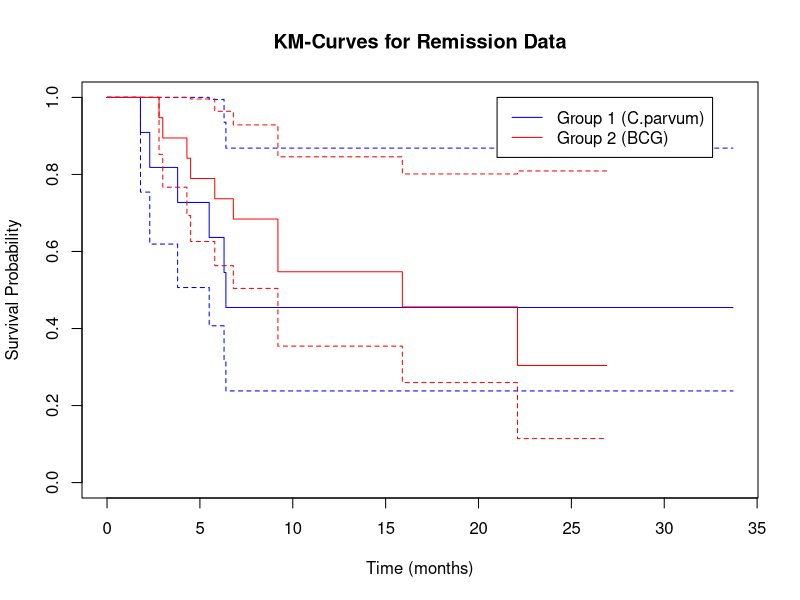

Write R code to recreate this figure. (Note: this script raises an error after producing the figure.)
rm(list=ls())
#logrank test
library(survival)

time1<-c(1.8,2.3,3.8,5.5,6.3,6.4,16.6,17.1,23.8,33.7,33.7)
status1<-c(1,1,1,1,1,1,0,0,0,0,0)
time2<-c(2.8,3.0,4.3,4.5,5.8,6.8,7.8,8.2,8.2,9.2,9.2,10.8,11.0,15.9,18.1,21.4,22.1,23.0,26.9)
status2<-c(1,1,1,1,1,1,0,0,0,1,1,0,0,1,0,0,1,0,0)

length(time1)
length(status1)
length(time2)
length(status2)

time<-c(1.8,2.3,3.8,5.5,6.3,6.4,16.6,17.1,23.8,33.7,33.7,2.8,3.0,4.3,4.5,5.8,6.8,7.8,8.2,8.2,9.2,9.2,10.8,11.0,15.9,18.1,21.4,22.1,23.0,26.9)
status<-c(1,1,1,1,1,1,0,0,0,0,0,1,1,1,1,1,1,0,0,0,1,1,0,0,1,0,0,1,0,0)
treatment<-c(1,1,1,1,1,1,1,1,1,1,1,2,2,2,2,2,2,2,2,2,2,2,2,2,2,2,2,2,2,2)

length(time)
length(status)
length(treatment)

(fit <- survdiff(Surv(time, status) ~ treatment))

 #time1 <- c(6,6,6,7,10,13,16,22,23,6,9,10,11,17,19,20,25,32,32,34,35) 
#status1 <- c(1,1,1,1,1,1,1,1,1,0,0,0,0,0,0,0,0,0,0,0,0) 
 
# time2 <-c(1,1,2,2,3,4,4,5,5,8,8,8,8,11,11,12,12,15,17,22,23) 
#status2 <-c(1,1,1,1,1,1,1,1,1,1,1,1,1,1,1,1,1,1,1,1,1) 
 
 (fit1 <- survfit(Surv(time1, status1) ~ 1) )
 (fit2 <- survfit(Surv(time2, status2) ~ 1) )
 
 plot(fit1,conf.int=0, col = 'blue', xlab = 'Time (months)', ylab = 'Survival Probability') 
lines(fit2, col = 'red') 
legend(21,1,c('Group 1 (C.parvum)', 'Group 2 (BCG)'), col = c('blue','red'), lty = 1) 
 title(main='KM-Curves for Remission Data') 












 library("coin")
(surv_test(Surv(time, status) ~ treatment, distribution = "exact"))


rm(list=ls())
#logrank test
library(survival)

time1<-c(1.8,2.3,3.8,5.5,6.3,6.4,16.6,17.1,23.8,33.7,33.7)
status1<-c(1,1,1,1,1,1,0,0,0,0,0)
time2<-c(2.8,3.0,4.3,4.5,5.8,6.8,7.8,8.2,8.2,9.2,9.2,10.8,11.0,15.9,18.1,21.4,22.1,23.0,26.9)
status2<-c(1,1,1,1,1,1,0,0,0,1,1,0,0,1,0,0,1,0,0)

length(time1)
length(status1)
length(time2)
length(status2)

time<-c(1.8,2.3,3.8,5.5,6.3,6.4,16.6,17.1,23.8,33.7,33.7,2.8,3.0,4.3,4.5,5.8,6.8,7.8,8.2,8.2,9.2,9.2,10.8,11.0,15.9,18.1,21.4,22.1,23.0,26.9)
status<-c(1,1,1,1,1,1,0,0,0,0,0,1,1,1,1,1,1,0,0,0,1,1,0,0,1,0,0,1,0,0)
treatment<-c(1,1,1,1,1,1,1,1,1,1,1,2,2,2,2,2,2,2,2,2,2,2,2,2,2,2,2,2,2,2)

length(time)
length(status)
length(treatment)

(fit <- survdiff(Surv(time, status) ~ treatment))

 #time1 <- c(6,6,6,7,10,13,16,22,23,6,9,10,11,17,19,20,25,32,32,34,35) 
#status1 <- c(1,1,1,1,1,1,1,1,1,0,0,0,0,0,0,0,0,0,0,0,0) 
 
# time2 <-c(1,1,2,2,3,4,4,5,5,8,8,8,8,11,11,12,12,15,17,22,23) 
#status2 <-c(1,1,1,1,1,1,1,1,1,1,1,1,1,1,1,1,1,1,1,1,1) 
 
 (fit1 <- survfit(Surv(time1, status1) ~ 1) )
 (fit2 <- survfit(Surv(time2, status2) ~ 1) )
 
 plot(fit1,conf.int=0, col = 'blue', xlab = 'Time (months)', ylab = 'Survival Probability') 
lines(fit2, col = 'red') 
legend(21,1,c('Group 1 (C.parvum)', 'Group 2 (BCG)'), col = c('blue','red'), lty = 1) 
 title(main='KM-Curves for Remission Data') 
